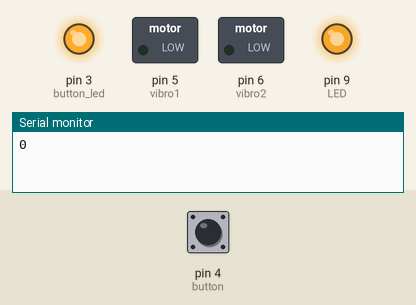
Recording of a sketch running on a simulated Arduino Uno, built with avr-gcc and run on an emulated ATmega328P. On the bench: switched loads named in the sketch (green lamp = pin HIGH), output pins drawn as LEDs (lit = HIGH), the last lines printed to the serial monitor. Dashed ring = blinking. The inputs (shaded band) are chosen by the test bench; at power-on: pin 4 (button) HIGH. The audio player accepts every command and is not drawn.

Above: at 0.52 s.
At 1.2 s:
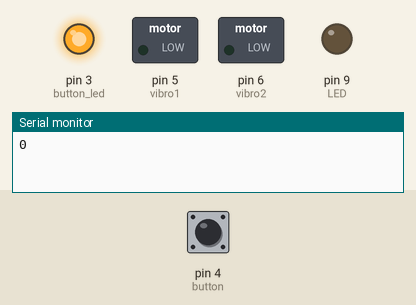
1.3 s: pin 4 (button) pulled LOW for 0.15 s
At 1.86 s:
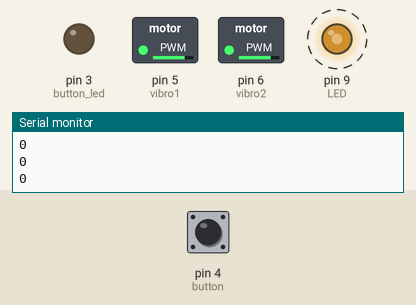
Timing chart, 0 to 10.3 s (numbered marks = the images above; inputs shaded):
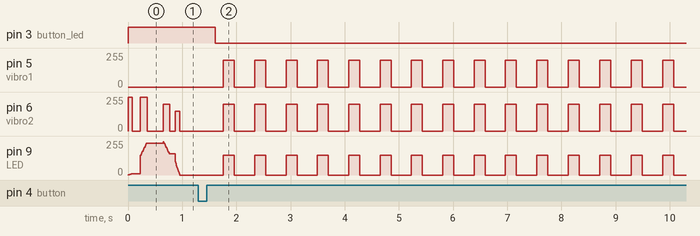

The sketch:

Shukai_heart.ino
```cpp
	//https://github.com/ThomasGravekamp/Arduino-Heartbeat-LED - may try
	/*

	По функціоналу:
	-В серце всередину вбудовано 1 або 2 вібромоторчики. Орієнтовно - 15мм довжина 5мм діаметр (точні розміри скину, пізніше дам сам мотор) - передбачити кріплення зсередини.
	-В серце з тильної сторони вбудовано 4 світлодіоди по кутах - які  світять червоним на підкладку-коробочку. Діоди - в силіконовому корпусі, вставляються зсередини в отвори, повністю закриваючи їх. Посадочний діаметр - близько 8-10мм, точні розміри скину, пізніше дам сам діод.
	-В передній частині коробочки під серцем (наприклад справа знизу від серця) закріплена металева антивандальна кнопка (виберу іншу форму, ніж на грамофоні - можливо з підсвіткою, для кращої ідентифікації). Діаметр посадочний - орієнтовно 20мм.
	-В передній частині коробочки під серцем (наприклад зліва знизу від серця) зсередини закріплено динамік 2-3 Вт, діаметром близько 40-55 мм (передбачити отвори для проходження звуку, кріплення - на клей).  -Також можливе розміщення в нижній частині 2х плоских мініатюрних 1Вт динаміків розміром 10*15мм (передбачити отвори для звуку, кріплення - на клей).

	Робочий режим:
	-В пасивному режимі - діоди мигають з частотою 60 уд/сек, моторчик вібрує синхронно діодам, максимально імітуючи удари серця: "тук-тук, тук-тук" (потрібно буде потестувати передачу вібрації через метал - може не відчуватися).
	-При натисканні кнопки, починає грати музика bee gees - stayin' alive (один-два куплети - близько 30-60 сек). Серце "б'ється" і діоди мигають в такт музиці.
	-Після проходження циклу, серце знову переходить в пасивний режим.

	Живлення 220В - провід до коробочки, або канал для кабелю крізь стіну з можливістю прокинути провід (бажано зарання уточнити, як буде) і розетка за стіною для підключення блоку живлення.
	Варіант з акумуляторами - занадто ненадійний, вбудовувати щось типу сонячних батарей - складно і візуальну картину може зіпсувати
	*/

	#include <DFPlayer_Mini_Mp3.h> //lib for dfplayer
	#include <SoftwareSerial.h>

	SoftwareSerial Serial_DF(11, 8); // (Rx_pin, Tx_pin) //using a softwareSerial instead of serial, because of debugging through console and uploading a sketch

	#define vibro1 5 //pwm
	#define vibro2 6 //pwm
	#define LED 9 //pwm
	#define button_led 3 //pwm
	#define button 4
	#define busy_pin_DF 2
	bool is_button_pressed = false;

	unsigned long time_pas = 0;
	unsigned long time_pas_prev = 0;
	unsigned long time_pas_cyc = 0;
	unsigned long time_pas_cyc_prev = 0;

	void setup()
	{
		Serial.begin(9600); //initiating serial
		Serial_DF.begin(9600); //initiating software serial
		mp3_set_serial(Serial_DF);  //set Serial for DFPlayer-mini mp3 module
		mp3_set_volume (25);

		pinMode(vibro1, OUTPUT);
		pinMode(vibro2, OUTPUT);
		pinMode(LED, OUTPUT);
		pinMode(button_led, OUTPUT);
		pinMode(button, INPUT_PULLUP);
		pinMode(busy_pin_DF, INPUT_PULLUP);

		digitalWrite(button_led, HIGH);
	}

	void loop()
	{
		Serial.println(is_button_pressed);
		vibro_fast();
		if(digitalRead(button) == LOW){delay(50);is_button_pressed=true;Serial.println("butt");}

		if(is_button_pressed==true)
		{
			delay(50);
			digitalWrite(button_led, LOW);
			mp3_set_volume (20);
			mp3_play(1); ////music tempo is 103 beats/min => 103/60 = 0.582
			delay(150); //time to adjust rythm to music - while beats start

			active_mode();
			digitalWrite(button_led, HIGH);
			is_button_pressed=false;
		}
	}

	void active_mode()
	{
		for (int j = 0; j < 106; j++)
		{
			Serial.println("active_mode");
			analogWrite(vibro1, 200);
			analogWrite(vibro2, 200);
			for(int k = 0;k < 20; k++) // 20*10 of 582
			{
				Serial.println(j);
				analogWrite(LED, 150);
				delay(10);
				Serial.println(j);
			}
			analogWrite(vibro1, 0);
			analogWrite(vibro2, 0);
			analogWrite(LED, 0);
			if(j < 60){delay(375);} //+382 of 582
			if(j >= 60){delay(373);} //+382 of 582
		}
	}

	void vibro()
	{
		digitalWrite(vibro2, HIGH);
		for(int i = 0; i <= 10; i++)
		{
			analogWrite(LED, i*1);
			delay(8);
		}
		digitalWrite(vibro2, LOW);
		delay(150);
		if(digitalRead(button) == LOW){delay(50);is_button_pressed=true;Serial.println("butt");} //read pressed button for sure

		digitalWrite(vibro2, HIGH);
		for(int i = 0; i <= 10; i++)
		{
			analogWrite(LED, 150+(i*10));
			delay(12);
		}
		digitalWrite(vibro2, LOW);
		delay(300);
		if(digitalRead(button) == LOW){delay(50);is_button_pressed=true;Serial.println("butt");} //read pressed button for sure


		analogWrite(vibro2, 200);
		for(int i = 10; i >= 0; i--)
		{
			analogWrite(LED, 150+(i*10));
			delay(12);
		}
		digitalWrite(vibro2, LOW);
		delay(100);
		if(digitalRead(button) == LOW){delay(50);is_button_pressed=true;Serial.println("butt");} //read pressed button for sure

		analogWrite(vibro2, 150);
		for(int i = 10; i >= 0; i--)
		{
			analogWrite(LED, i*10);
			delay(8);
		}
		digitalWrite(vibro2, LOW);
		delay(500);
		if(digitalRead(button) == LOW){delay(50);is_button_pressed=true;Serial.println("butt");} //read pressed button for sure
	}

	void vibro_fast()
	{
		digitalWrite(vibro2, HIGH); //first tick
		for(int i = 0; i < 10; i++)
		{
			analogWrite(LED, i*1);
			if(digitalRead(button) == LOW){delay(50);is_button_pressed=true;Serial.println("butt");} //read pressed button for sure
			delay(8);
		}
		digitalWrite(vibro2, LOW);


		for(int i = 0; i < 10; i++) //delay 150
		{
			if(digitalRead(button) == LOW){delay(50);is_button_pressed=true;Serial.println("butt");} //read pressed button for sure
			delay(15);
		}

		digitalWrite(vibro2, HIGH); //second tick
		for(int i = 0; i < 10; i++)
		{
			analogWrite(LED, 150+(i*10));
			if(digitalRead(button) == LOW){delay(50);is_button_pressed=true;Serial.println("butt");} //read pressed button for sure
			delay(12);
		}
		digitalWrite(vibro2, LOW);

		for(int i = 0; i < 10; i++) //delay 300
		{
			if(digitalRead(button) == LOW){delay(50);is_button_pressed=true;Serial.println("butt");} //read pressed button for sure
			delay(30);
		}

		analogWrite(vibro2, 200); //first tack
		for(int i = 10; i > 0; i--)
		{
			analogWrite(LED, 150+(i*10));
			if(digitalRead(button) == LOW){delay(50);is_button_pressed=true;Serial.println("butt");} //read pressed button for sure
			delay(12);
		}
		digitalWrite(vibro2, LOW);

		for(int i = 0; i < 10; i++) //delay 100
		{
			if(digitalRead(button) == LOW){delay(50);is_button_pressed=true;Serial.println("butt");} //read pressed button for sure
			delay(10);
		}

		analogWrite(vibro2, 150); //second tack
		for(int i = 10; i >= 0; i--)
		{
			analogWrite(LED, i*10);
			if(digitalRead(button) == LOW){delay(50);is_button_pressed=true;Serial.println("butt");} //read pressed button for sure
			delay(8);
		}
		digitalWrite(vibro2, LOW);

		for(int i = 0; i < 20; i++) //delay 500
		{
			if(digitalRead(button) == LOW){delay(50);is_button_pressed=true;Serial.println("butt");} //read pressed button for sure
			delay(25);
		}
	}
```

Measured:
- after the input at 1.3 s, pin 3 (button_led): HIGH → LOW after 0.31 s; pin 5 (vibro1): alternates 200/255 for 0.20 s and 0/255 for 0.38 s, starting after 0.46 s
- by itself, pin 6 (vibro2): alternates 200/255 for 0.20 s and 0/255 for 0.38 s
- by itself, pin 9 (LED): alternates 150/255 for 0.20 s and 0/255 for 0.38 s
